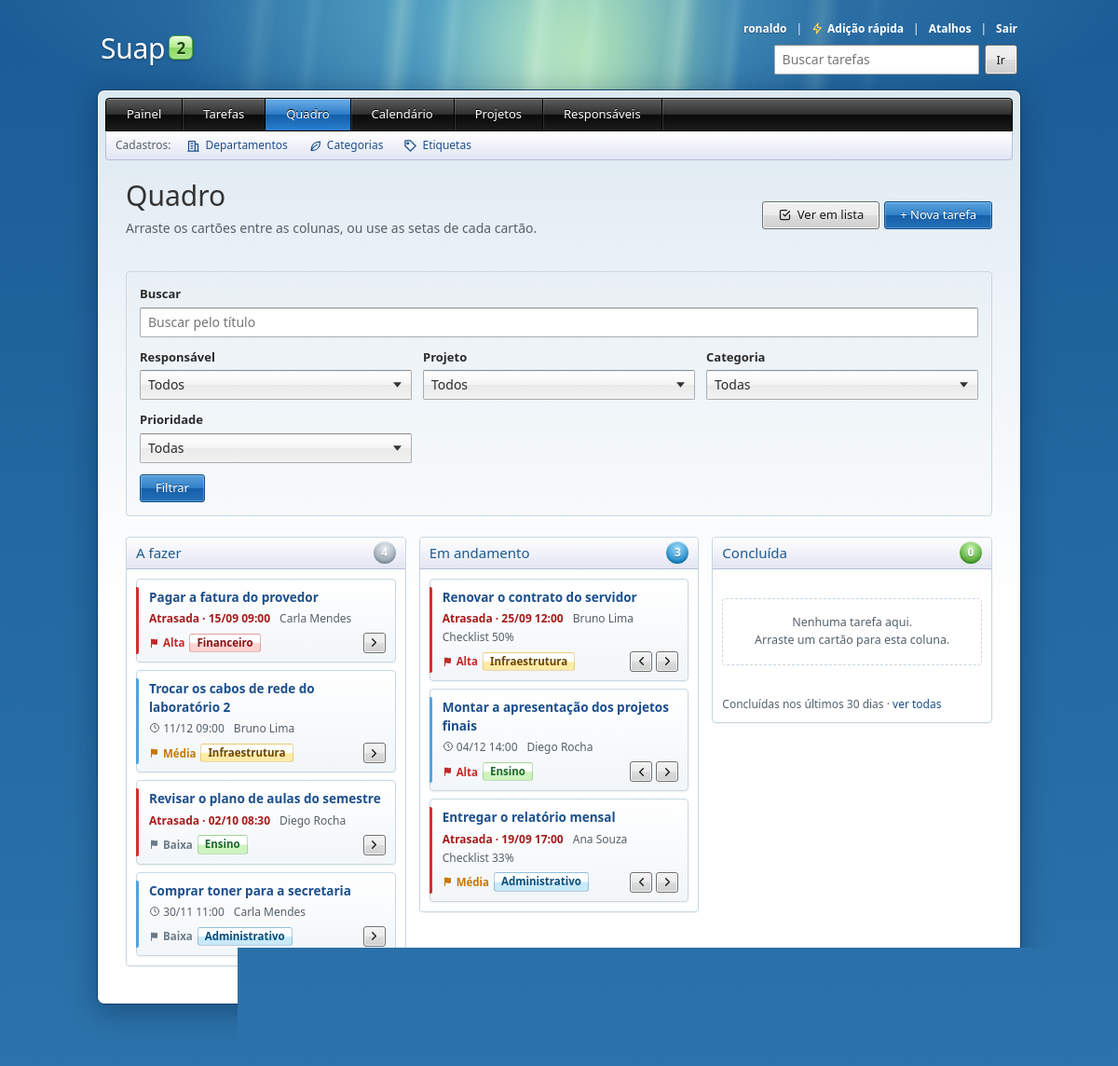
The app's page /quadro/ (signed in) with its own data.
### Suap2APP/models.py (models this page shows, shortened)
class Tarefa(models.Model):
    PRIORIDADES = [
        ('alta', 'Alta'),
        ('media', 'Média'),
        ('baixa', 'Baixa'),
    ]
    SITUACOES = [
        ('a_fazer', 'A fazer'),
        ('em_andamento', 'Em andamento'),
        ('concluida', 'Concluída'),
    ]
    titulo = models.CharField(max_length=100)
    criada_em = models.DateTimeField(auto_now_add=True)
    prazo = models.DateTimeField()
    prioridade = models.CharField(max_length=5, choices=PRIORIDADES, default='media')
    iniciada_em = models.DateTimeField(null=True, blank=True)
    concluida_em = models.DateTimeField(null=True, blank=True)
    lembrete_enviado_em = models.DateTimeField(null=True, blank=True, editable=False)
    pessoa_responsavel = models.ForeignKey(Responsavel, on_delete=models.PROTECT)
    projeto = models.ForeignKey(Projeto, on_delete=models.SET_NULL, null=True, blank=True, related_name='tarefas')
    categoria = models.ForeignKey(Categoria, on_delete=models.SET_NULL, null=True, blank=True, related_name='tarefas')
    etiquetas = models.ManyToManyField(Etiqueta, blank=True, related_name='tarefas')
    objects = TarefaQuerySet.as_manager()
    class Meta:
        verbose_name = 'Tarefa'
        verbose_name_plural = 'Tarefas'
        ordering = [models.F('concluida_em').asc(nulls_first=True), 'prazo']
    @property
    def situacao(self):
        if self.concluida_em:
            return 'concluida'
        return 'em_andamento' if self.iniciada_em else 'a_fazer'
    @property
    def progresso(self):
        subtarefas = list(self.subtarefas.all())
        if not subtarefas:
            return None
        return round(100 * sum(1 for s in subtarefas if s.concluida) / len(subtarefas))

class Responsavel(models.Model):
    nome = models.CharField(max_length=150)
    cpf = models.CharField(max_length=14, unique=True)
    email = models.EmailField(blank=True)
    telefone = models.CharField(max_length=20, blank=True)
    departamento = models.ForeignKey(
        Departamento, on_delete=models.SET_NULL, null=True, blank=True, related_name='responsaveis',
    )
    class Meta:
        verbose_name = 'Responsável'
        verbose_name_plural = 'Responsáveis'
        ordering = ['nome']
    def __str__(self):
        return self.nome

class Categoria(models.Model):
    CORES = [
        ('azul', 'Azul'),
        ('verde', 'Verde'),
        ('amarelo', 'Amarelo'),
        ('vermelho', 'Vermelho'),
        ('cinza', 'Cinza'),
    ]
    nome = models.CharField(max_length=60, unique=True)
    cor = models.CharField(max_length=10, choices=CORES, default='cinza')
    class Meta:
        verbose_name = 'Categoria'
        verbose_name_plural = 'Categorias'
        ordering = ['nome']
    def __str__(self):
        return self.nome

class Subtarefa(models.Model):
    tarefa = models.ForeignKey(Tarefa, on_delete=models.CASCADE, related_name='subtarefas')
    descricao = models.CharField(max_length=150)
    concluida = models.BooleanField(default=False)
    ordem = models.PositiveIntegerField(default=0)
    class Meta:
        verbose_name = 'Subtarefa'
        verbose_name_plural = 'Subtarefas'
        ordering = ['ordem', 'pk']

### Suap2APP/views.py (the view)
# urls.py: path('quadro/', views.QuadroView.as_view(), name='quadro'),
class QuadroView(LeituraMixin, TemplateView):
    template_name = 'Suap2APP/quadro.html'
    DIAS_DE_CONCLUIDAS = 30
    def get_context_data(self, **kwargs):
        context = super().get_context_data(**kwargs)
        agora = timezone.now()
        filtro = TarefaFiltroForm(self.request.GET)
        limite = agora - timedelta(days=self.DIAS_DE_CONCLUIDAS)
        tarefas = filtro.filtrar(
            Tarefa.objects.com_relacionados().com_peso_da_prioridade(), agora, com_status=False,
        ).filter(Q(concluida_em__isnull=True) | Q(concluida_em__gte=limite)).order_by('peso_prioridade', 'prazo')
        por_situacao = defaultdict(list)
        for tarefa in tarefas:
            por_situacao[tarefa.situacao].append(tarefa)
        por_situacao['concluida'].sort(key=lambda t: t.concluida_em, reverse=True)
        ordem = [valor for valor, _ in Tarefa.SITUACOES]
        context['colunas'] = [
            {
                'situacao': valor,
                'titulo': rotulo,
                'tarefas': por_situacao[valor],
                'anterior': ordem[i - 1] if i > 0 else '',
                'proxima': ordem[i + 1] if i + 1 < len(ordem) else '',
            }
            for i, (valor, rotulo) in enumerate(Tarefa.SITUACOES)
        ]
        context['filtro'] = filtro
        context['filtrando'] = any(self.request.GET.get(campo) for campo in filtro.fields)
        context['dias_de_concluidas'] = self.DIAS_DE_CONCLUIDAS
        context['now'] = agora
        return context

### Suap2APP/templates/Suap2APP/quadro.html (shortened to what this page needs)
{% extends 'Suap2APP/base.html' %}
{% block content %}
    <div class="cabecalho">
        <div>
            <h1>Quadro</h1>
            {% if pode_editar %}<p class="item-detalhe">Arraste os cartões entre as colunas, ou use as setas de cada cartão.</p>{% endif %}
        </div>
        <div class="acoes">
            <a class="btn" href="{% url 'tarefa_list' %}{% if request.GET %}?{{ request.GET.urlencode }}{% endif %}">
                <svg aria-hidden="true"><use href="#i-tarefas"></use></svg>Ver em lista
            </a>
            {% if pode_editar %}
                <a class="btn btn-primary" href="{% url 'tarefa_create' %}">
                    + Nova tarefa
                </a>
            {% endif %}
        </div>
    </div>
    <details class="filtros-recolhivel" data-filtros{% if filtrando %} data-filtrando{% endif %} open>
        <form method="get" class="filtros" role="search">
            <div class="filtro-busca">
                <label for="{{ filtro.q.id_for_label }}">{{ filtro.q.label }}</label>
                {{ filtro.q }}
            </div>
            {% for campo in filtro %}
                {% if campo.name == 'responsavel' or campo.name == 'projeto' or campo.name == 'categoria' or campo.name == 'prioridade' %}
                    <div>
                        <label for="{{ campo.id_for_label }}">{{ campo.label }}</label>
                        {{ campo }}
                    </div>
                {% endif %}
            {% endfor %}
            <div class="filtro-botoes">
                <button type="submit" class="btn btn-primary">Filtrar</button>
            </div>
        </form>
    </details>
    <div class="quadro"{% if pode_editar %} data-quadro{% endif %}>
        {% for coluna in colunas %}
            <section class="coluna coluna-{{ coluna.situacao }}" data-coluna="{{ coluna.situacao }}"
                     data-anterior="{{ coluna.anterior }}" data-proxima="{{ coluna.proxima }}"
                     aria-labelledby="coluna-{{ coluna.situacao }}">
                <div class="coluna-cabecalho">
                    <h2 id="coluna-{{ coluna.situacao }}">{{ coluna.titulo }}</h2>
                    <span class="coluna-total" data-total>{{ coluna.tarefas|length }}</span>
                </div>
                <div class="coluna-cartoes" data-cartoes>
                    {% for tarefa in coluna.tarefas %}
                        <article class="cartao item-tarefa{% if tarefa.concluida_em %} item-concluida{% elif tarefa.prazo < now %} item-atrasada{% endif %}"{% if pode_editar %} draggable="true"{% endif %}
                                 data-cartao data-url="{% url 'tarefa_mover' tarefa.pk %}">
                            <div class="cartao-titulo"><a href="{% url 'tarefa_detail' tarefa.pk %}" draggable="false">{{ tarefa.titulo }}</a></div>
                            <div class="cartao-detalhe">
                                {% if tarefa.concluida_em %}
                                    <span>Concluída em {{ tarefa.concluida_em|date:"d/m" }}</span>
                                {% elif tarefa.prazo < now %}
                                    <span class="atrasada">Atrasada · {{ tarefa.prazo|date:"d/m H:i" }}</span>
                                {% else %}
                                    <span><svg aria-hidden="true"><use href="#i-relogio"></use></svg> {{ tarefa.prazo|date:"d/m H:i" }}</span>
                                {% endif %}
                                <span>{{ tarefa.pessoa_responsavel.nome }}</span>
                                {% if tarefa.subtarefas.all %}<span>Checklist {{ tarefa.progresso }}%</span>{% endif %}
                            </div>
                            <div class="cartao-rodape">
                                <div class="marcadores">
                                    {% include 'Suap2APP/_prioridade.html' %}
                                    {% if tarefa.categoria %}
                                        <span class="badge cor-{{ tarefa.categoria.cor }}">{{ tarefa.categoria.nome }}</span>
                                    {% endif %}
                                </div>
                                {% if pode_editar %}
                                    <form method="post" action="{% url 'tarefa_mover' tarefa.pk %}" class="cartao-mover">
                                        <button type="submit" name="situacao" value="{{ coluna.anterior }}" class="btn btn-small btn-icone"
                                                data-mover="anterior" title="Mover para a coluna anterior"{% if not coluna.anterior %} hidden{% endif %}>
                                            <svg aria-hidden="true"><use href="#i-seta-esq"></use></svg>
                                        </button>
                                        <button type="submit" name="situacao" value="{{ coluna.proxima }}" class="btn btn-small btn-icone"
                                                data-mover="proxima" title="Mover para a próxima coluna"{% if not coluna.proxima %} hidden{% endif %}>
                                            <svg aria-hidden="true"><use href="#i-seta-dir"></use></svg>
                                        </button>
                                    </form>
                                {% endif %}
                            </div>
                        </article>
                    {% endfor %}
                    <p class="coluna-vazia">Nenhuma tarefa aqui.{% if pode_editar %}<br>Arraste um cartão para esta coluna.{% endif %}</p>
                </div>
                {% if coluna.situacao == 'concluida' %}
                    <div class="coluna-rodape item-detalhe">
                        Concluídas nos últimos {{ dias_de_concluidas }} dias ·
                        <a href="{% url 'tarefa_list' %}?status=concluidas">ver todas</a>
                    </div>
                {% endif %}
            </section>
        {% endfor %}
    </div>
{% endblock %}

### Suap2APP/templates/Suap2APP/_topo.html (shortened to what this page needs)
<header class="topo">
    <a class="marca" href="{% if user.is_authenticated or visitante %}{% url 'painel' %}{% else %}{% url 'login' %}{% endif %}">
        Suap<span class="marca-versao">2</span>
    </a>
    {% if user.is_authenticated or visitante %}
        <div class="topo-direita">
            <div class="topo-usuario">
                {% if user.is_authenticated %}
                    <span>{{ user.get_username }}</span>
                    <span class="separador" aria-hidden="true" data-so-com-js hidden>|</span>
                    <button type="button" class="btn btn-link" data-abrir-rapida data-url="{% url 'tarefa_rapida' %}" data-so-com-js hidden title="Adição rápida (N)">
                        <svg aria-hidden="true"><use href="#i-raio"></use></svg>Adição rápida
                    </button>
                {% else %}
                    <span>Visitante</span>
                {% endif %}
                <span class="separador" aria-hidden="true" data-so-com-js hidden>|</span>
                <button type="button" class="btn btn-link" data-abrir-atalhos data-so-com-js hidden title="Atalhos do teclado (?)">Atalhos</button>
                <span class="separador" aria-hidden="true">|</span>
                <form method="post" action="{% url 'logout' %}">
                    <button type="submit" class="btn btn-link">Sair</button>
                </form>
            </div>
            <form class="busca-topo" role="search" method="get" action="{% url 'tarefa_list' %}">
                <input id="busca-topo" type="search" name="q" placeholder="Buscar tarefas" value="{{ request.GET.q }}">
                <button type="submit" class="btn btn-small">Ir</button>
            </form>
        </div>
    {% endif %}
</header>

### Suap2APP/templates/Suap2APP/_prioridade.html
<span class="prioridade prioridade-texto-{{ tarefa.prioridade }}" title="Prioridade {{ tarefa.get_prioridade_display|lower }}"><svg aria-hidden="true"><use href="#i-bandeira"></use></svg>{{ tarefa.get_prioridade_display }}</span>

### records on screen
Tarefa: titulo "Pagar a fatura do provedor", prazo "15/09 09:00", pessoa_responsavel.nome "Carla Mendes", prioridade "Alta", categoria.nome "Financeiro"
Tarefa: titulo "Trocar os cabos de rede do laboratório 2", prazo "11/12 09:00", pessoa_responsavel.nome "Bruno Lima", prioridade "Média", categoria.nome "Infraestrutura"
Tarefa: titulo "Revisar o plano de aulas do semestre", prazo "02/10 08:30", pessoa_responsavel.nome "Diego Rocha", prioridade "Baixa", categoria.nome "Ensino"
Tarefa: titulo "Comprar toner para a secretaria", prazo "30/11 11:00", pessoa_responsavel.nome "Carla Mendes", prioridade "Baixa", categoria.nome "Administrativo"
Tarefa: titulo "Renovar o contrato do servidor", prazo "25/09 12:00", pessoa_responsavel.nome "Bruno Lima", progresso "50", prioridade "Alta", categoria.nome "Infraestrutura"
Tarefa: titulo "Montar a apresentação dos projetos finais", prazo "04/12 14:00", pessoa_responsavel.nome "Diego Rocha", prioridade "Alta", categoria.nome "Ensino"
Tarefa: titulo "Entregar o relatório mensal", prazo "19/09 17:00", pessoa_responsavel.nome "Ana Souza", progresso "33", prioridade "Média", categoria.nome "Administrativo"

### other values on screen
{{ user.get_username }} "ronaldo"
{{ filtro.q.label }} "Buscar"
{{ campo.label }} "Responsável" "Projeto" "Categoria" "Prioridade"
{{ coluna.titulo }} "A fazer" "Em andamento" "Concluída"
{{ coluna.tarefas|length }} "4" "3" "0"
{{ dias_de_concluidas }} "30"
